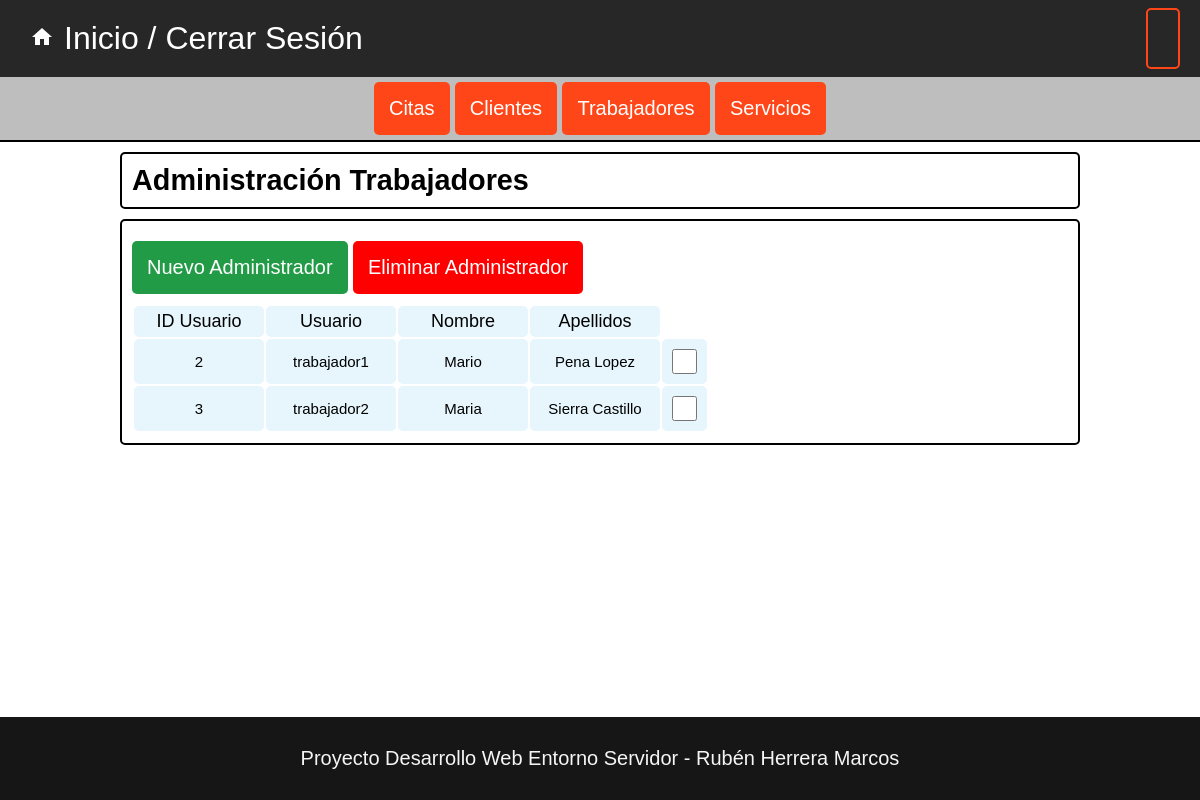
The app's page /admins/adminTrabajadores.php with its own data.
### tables this page shows
CREATE TABLE IF NOT EXISTS `trabajador` (
  `id_trabajador` INT NOT NULL AUTO_INCREMENT,
  `nombre_trabajador` VARCHAR(45) NOT NULL,
  `usuario_trabajador` VARCHAR(45) NOT NULL,
  `pass_trabajador` VARCHAR(45) NOT NULL,
  `apellidos_trabajador` VARCHAR(45) NOT NULL,
  PRIMARY KEY (`id_trabajador`),
  UNIQUE INDEX `id_trabajador_UNIQUE` (`id_trabajador` ASC) ,
  UNIQUE INDEX `usuario_trabajador_UNIQUE` (`usuario_trabajador` ASC) );

### admins/adminTrabajadores.php (the view, shortened to what this page needs)
<!DOCTYPE html>
<html lang="es">
<head>
    <link rel="stylesheet" type="text/css" href="style.css">
</head>
<body>
    <nav>
    	<div class="inicio">
        	<a href="index.php?logout='1'"><span><i class="material-icons">home</i>Inicio / Cerrar Sesión</span></a>
          <div class="perfil">
            <a class="btnPerfil" href="perfilAdmin.php"><?php echo $_SESSION['username']?></a>
        </div>
    	</div>
    </nav>
    <div class="nav2">
      <button class="btn3"><a href="inicioAdmins.php" style="color: white; text-decoration: none;">Citas</a></button>
      <button class="btn3"><a href="adminClientes.php" style="color: white; text-decoration: none;">Clientes</a></button>
      <button class="btn3"><a href="adminTrabajadores.php" style="color: white; text-decoration: none;">Trabajadores</a></button>
      <button class="btn3"><a href="adminServicios.php" style="color: white; text-decoration: none;">Servicios</a></button>
    </div>
    <div class="titlePage">
      <h2>Administración Trabajadores</h2>
      <form method="post" action="adminTrabajadores.php" class="formPerfil2">
        <div class="input-group">
          <button class="btn2"><a href="register.php" style="color: white; text-decoration: none;">Nuevo Administrador</a></button>
          <button type="submit" class="btn4" name="del_tra_Admin" onclick="el()">Eliminar Administrador</button>
        </div>
        <table>
          <tbody>
            <tr><td>ID Usuario</td><td>Usuario</td><td>Nombre</td><td>Apellidos</td></tr>
            <?php
            $queryTrabajador = "SELECT * FROM trabajador";
            $resultsTrabajador = mysqli_query($_SESSION['db'],$queryTrabajador);
            while($datosTrabajador = mysqli_fetch_array($resultsTrabajador)){
              if($datosTrabajador[0]!=1){
              echo '<tr><td><input type="text" name="idTrabajador['.$datosTrabajador[0].']" value="'.$datosTrabajador[0].'" disabled>
              </td><td><input type="text" name="usernameTrabajador['.$datosTrabajador[0].']" value="'.$datosTrabajador[2].'" disabled>
              </td><td><input type="text" name="nombreTrabajador['.$datosTrabajador[0].']" value="'.$datosTrabajador[1].'" disabled>
              </td><td><input type="text" name="apellidosTrabajador['.$datosTrabajador[0].']" value="'.$datosTrabajador[4].'" disabled>
              <td align=center> <input type=checkbox id="check" name="borra['.$datosTrabajador[0].']" value="Si"></td></tr>';
              }
            }
              ?>
          </tbody>
        </table>
      </form>
    </div>
    <footer>
        <p>Proyecto Desarrollo Web Entorno Servidor - Rubén Herrera Marcos</p>
    </footer>
</body>
</html>

### admins/style.css (style rules this page uses)
* { margin: 0px; padding: 0px; box-sizing: border-box; }
body { font-size: 120%; font-family: Arial, Helvetica, sans-serif; }
nav { background-color: rgb(39, 39, 39); width: 100%; position: sticky; top: 0px; padding: 10px; z-index: 2; }
.inicio { position: relative; left: 10px; padding: 10px; }
.inicio i { padding-right: 10px; }
.inicio a { color: white; font-size: 32px; }
.perfil { position: absolute; right: 20px; top: 15px; }
.perfil .btnPerfil { background-color: rgb(39, 39, 39); border: solid 2px rgb(255, 70, 24); border-radius: 5px; color: rgb(255, 70, 24); padding: 15px; font-size: 24px; font-weight: bold; }
a { text-decoration: none; }
.nav2 { width: 100%; padding: 5px; background-color: rgb(190, 190, 190); border-bottom: 2px solid black; text-align: center; }
.btn2 { padding: 15px; font-size: 20px; color: white; background: rgb(34, 155, 70); border: none; border-radius: 5px; }
.btn3 { padding: 15px; font-size: 20px; color: white; background: rgb(255, 70, 24); border: none; border-radius: 5px; }
.btn4 { padding: 15px; font-size: 20px; color: white; background: red; border: none; border-radius: 5px; }
form, .content { width: 30%; margin: 0px auto; padding: 20px; border: 2px solid #B0C4DE; background: white; border-radius: 0px 0px 10px 10px; }
.input-group { margin: 10px 0px 10px 0px; }
.titlePage { margin: 10px 10% 10px 10%; }
.titlePage h2 { padding: 10px; border: black solid 2px; border-radius: 5px; }
tr { border-radius: 5px; background-color: rgb(230, 246, 252); }
td { padding: 10px 10px 10px 10px; font-size: 20px; text-align: center; border-radius: 5px; }
.formPerfil2 { margin: 10px 0px 20px; padding: 10px; border: black solid 2px; border-radius: 5px; width: 100%; overflow: scroll; max-height: 480px; }
.formPerfil2 td { padding: 5px 5px 5px 5px; font-size: 18px; text-align: center; border-radius: 5px; }
.formPerfil2 input { border: none; background-color: rgb(230, 246, 252); padding: 5px; text-align: center; font-size: 15px; width: 120px; color: black; }
#check { margin: 5px; cursor: pointer; height: 25px; width: 25px; }
footer { background-color: rgb(22, 22, 22); padding: 30px; text-align: center; width: 100%; position: fixed; bottom: 0px; }
footer p { font-size: 20px; color: whitesmoke; }

### records on screen
trabajador: id_trabajador "2", usuario_trabajador "trabajador1", nombre_trabajador "Mario", apellidos_trabajador "Pena Lopez"
trabajador: id_trabajador "3", usuario_trabajador "trabajador2", nombre_trabajador "Maria", apellidos_trabajador "Sierra Castillo"
